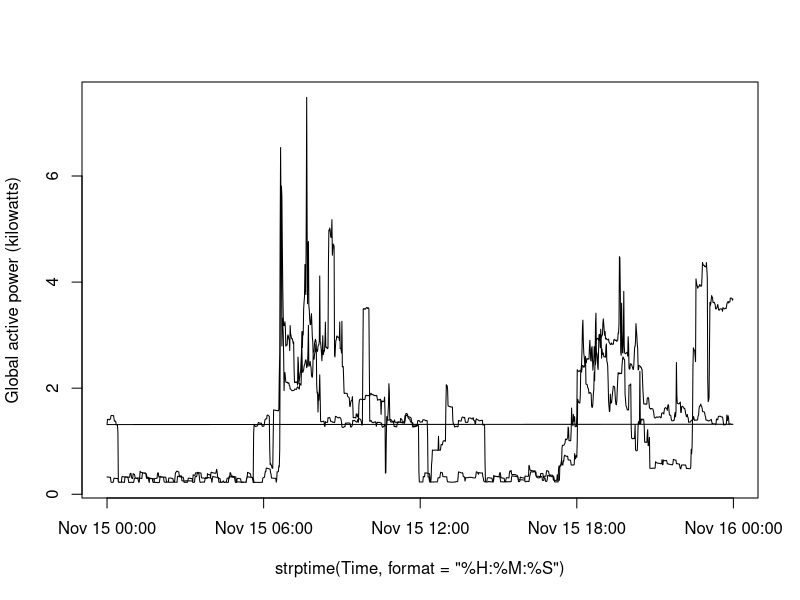

The R script that drew this image:
## I have already filtered the necesary data for two days

pc <- read.csv("household_power_consumption.csv", header=TRUE, sep=";", na.string="?", colClasses=c("character", "character", "numeric", "numeric", "numeric", "numeric", "numeric", "numeric", "numeric"))
f <- factor(pc$Date, labels=c("Thu", "Fri"))
with(pc, plot(strptime(Time,format="%H:%M:%S"), Global_active_power, ylab="Global active power (kilowatts)", type="l"))
## dev.copy(png, file="plot2.png")
## dev.off()
